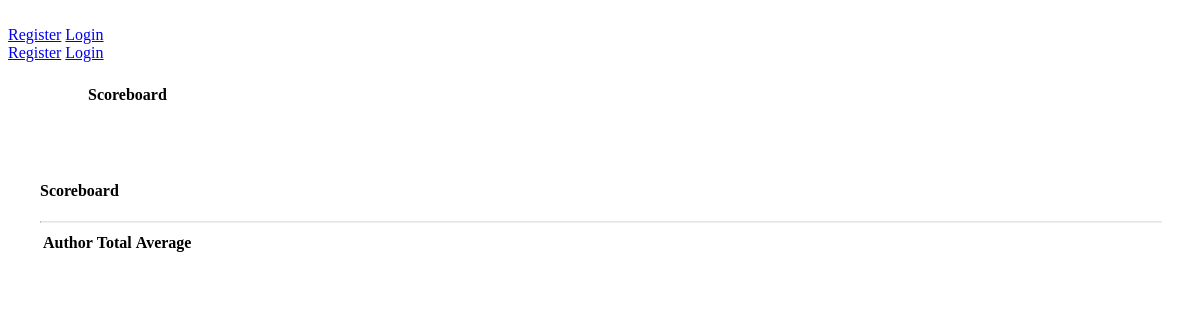
/story/782BEFB6/scoreboard, run on an earlier commit of the app's database.
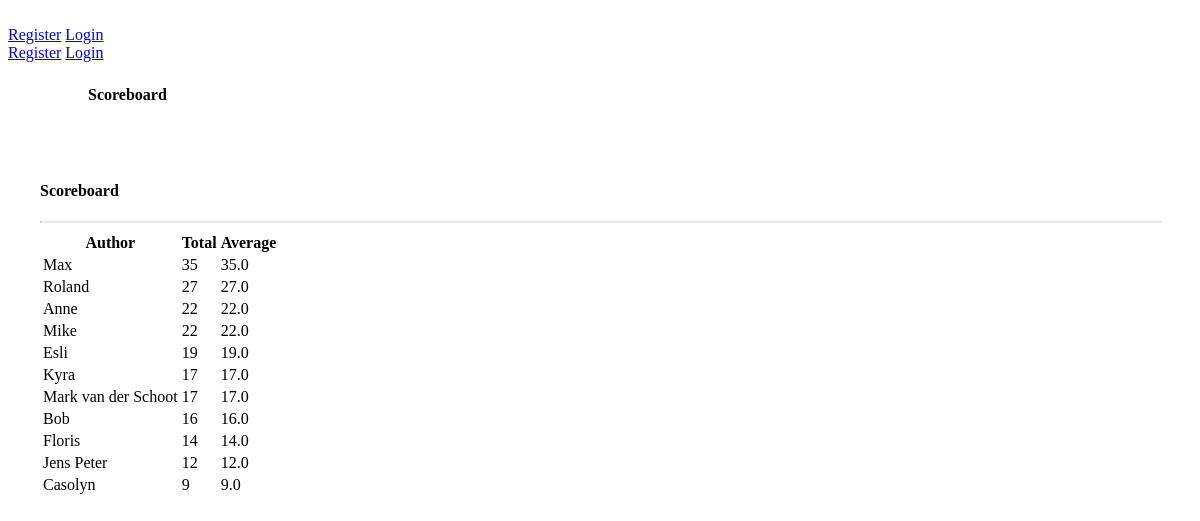
And on a later commit of the database.
### storanonymizer/models.py (models this page shows, shortened)
class User(db.Model):
	id = db.Column(db.Integer, primary_key=True)
	name = db.Column(db.String(80), unique=True)
	password_hash = db.Column(db.String(1024))
	stories = db.relationship("Story", backref="user", lazy="select")
	contributions = db.relationship("Contribution", backref="author", lazy="select")
	votes = db.relationship("Vote", backref="user", lazy="select")

### storanonymizer/views.py (the view)
@app.route("/story/<story_code>/scoreboard")
def story_scoreboard(story_code):
	story = models.Story.query.filter_by(code=story_code).first_or_404();
	rounds = story.rounds
	contributions = []
	for r in rounds:
		if r.public_votes:
			for c in r.contributions:
				c.total_score = sum([vote.value for vote in c.votes])
				contributions.append(c)
	ranking = []
	for author_name, author_contributions in groupby(sorted(contributions, key=attrgetter("author.name")), key=attrgetter("author.name")):
		contrib_list = list(author_contributions)
		ranking.append({"author": author_name, "score": sum([c.total_score for c in contrib_list]), "avg": sum([c.total_score for c in contrib_list]) / len(contrib_list)})
	ranking.sort(key=lambda x: x['score'], reverse=True)
	return render_template("scoreboard.html", story=story, ranking=ranking)

### storanonymizer/templates/scoreboard.html
{% extends "base.html" %}
{% block content %}
<div class="storanonymizer__title-bar mdl-color--primary mdl-color-text--white">
	<h4 class="storanonymizer__title-bar__title">Scoreboard</h4>
	<div class="storanonymizer__title-bar__subtitle">from <a href="{{ url_for('story', story_code=story.code) }}"><span class="bold">{{ story.name }}</span></a></div>
</div>
<div class="storanonymizer__votes-wrapper mdl-grid">
	<div class="storanonymizer__votes__result mdl-cell mdl-cell--6-col mdl-color--white">
		<h4>Scoreboard</h4>
		<hr>
		<table class="mdl-data-table mdl-js-data-table">
			<thead>
				<tr>
          <th class="mdl-data-table__cell--non-numeric">Author</th>
          <th>Total</th>
	  <th>Average</th>
				</tr>
			</thead>
			<tbody>
				{% for ranking_entry in ranking %}
				<tr>
          <td class="mdl-data-table__cell--non-numeric">{{ ranking_entry.author }}</td>
					<td>{{ ranking_entry.score }}</td>
					<td>{{ ranking_entry.avg }}</td>
				</tr>
				{% endfor %}
			</tbody>
		</table>
	</div>
</div>
{% endblock %}

### storanonymizer/templates/base.html (shortened to what this page needs)
<!doctype html>
<html lang="en">
	<head>
		<link rel="stylesheet" href="https://code.getmdl.io/1.2.1/material.teal-amber.min.css" />
		<link rel="stylesheet" href="{{ url_for('static', filename='styles.css') }}">
	</head>
	<body>
		<div class="mdl-layout mdl-js-layout mdl-layout--fixed-header">
			<header class="mdl-layout__header mdl-layout__header--scroll">
				<div class="mdl-layout__header-row">
					<span class="mdl-layout-title"><a href="{{ url_for('index') }}">Storanonymizer</a></span>
					<nav class="mdl-navigation mdl-layout--large-screen-only">
					{% if current_user.is_authenticated %}
						<span class="mdl-navigation__link">
							<button id="storanonymizer_user-option-menu" class="mdl-button mdl-js-button mdl-color-text--white">
								{{ current_user.name }} <i class="material-icons">arrow_drop_down</i>
							</button>
							<ul class="mdl-menu mdl-menu--bottom-left mdl-js-menu" for="storanonymizer_user-option-menu">
								<a class="mdl-menu__item" href="{{ url_for('my_stories') }}">My Stories</a>
								<a class="mdl-menu__item" href="{{ url_for('my_contributions') }}">My Contributions</a>
								<a class="mdl-menu__item mdl-color-text--red" href="{{ url_for('logout') }}">Logout</a>
							</ul>
						</span>
					{% else %}
						<span class="mdl-navigation__link"><a class="mdl-button mdl-js-button mdl-color-text--grey-50" href="{{ url_for('register') }}">Register</a></span>
						<span class="mdl-navigation__link"><a class="mdl-button mdl-js-button mdl-button--raised mdl-button--accent" href="{{ url_for('login') }}">Login</a></span>
					{% endif %}
					</nav>
				</div>
			</header>
			<div class="mdl-layout__drawer mdl-layout--small-screen-only">
			{% if current_user.is_authenticated %}
				<span class="mdl-layout-title">{{ current_user.name }}</span>
				<nav class="mdl-navigation">
					<a class="mdl-navigation__link" href="{{ url_for('index') }}"><i class="material-icons">home</i> Home</a>
					<a class="mdl-navigation__link" href="{{ url_for('my_stories') }}">My Stories</a>
					<a class="mdl-navigation__link" href="{{ url_for('my_contributions') }}">My Contributions</a>
					<a class="mdl-navigation__link mdl-color-text--red" href="{{ url_for('logout') }}">Logout</a>
				</nav>
			{% else %}
				<a class="mdl-button mdl-js-button" href="{{ url_for('register') }}">Register</a>
				<a class="mdl-button mdl-js-button mdl-button--raised mdl-button--accent" href="{{ url_for('login') }}">Login</a>
			{% endif %}
			</div>
			<main class="mdl-layout__content">
				<div class="page-content">{% block content %}{% endblock %}</div>
			</main>
		</div>
	</body>
</html>

### storanonymizer/static/styles.css (style rules this page uses)
.page-content { min-height: calc(100vh - 148px); }
.mdl-layout-title a { color: rgba(255,255,255,0.87); text-decoration: none; }
.mdl-layout__header { color: rgba(255,255,255,0.87); }
.storanonymizer__title-bar { padding: 24px 40px 24px 80px; }
.storanonymizer__title-bar__title { margin: 0; }
.storanonymizer__title-bar__subtitle { color: rgba(255,255,255,0.78); font-size: 1.2rem; }
.storanonymizer__title-bar__subtitle a { color: rgba(255,255,255,0.87); text-decoration: none; }
.storanonymizer__votes-wrapper { -webkit-flex-flow: column wrap; flex-flow: column wrap; -webkit-align-items: center; align-items: center; }
.storanonymizer__votes__my-votes, .storanonymizer__votes__result, .storanonymizer__votes__user-vote { padding: 32px; }
.storanonymizer__votes__my-votes h4, .storanonymizer__votes__result h4 { margin-top: 0; }
.bold { font-weight: bold; }
hr { border-top: 1px solid rgba(0,0,0,.1); width: 100%; }

What changed in the data, as far as the page shows it:
now on this page (row unchanged): User: author "Max", score "35", avg "35.0"
added User: author "Roland", score "27", avg "27.0"
added User: author "Anne", score "22", avg "22.0"
added User: author "Mike", score "22", avg "22.0"
added User: author "Esli", score "19", avg "19.0"
added User: author "Kyra", score "17", avg "17.0"
added User: author "Mark van der Schoot", score "17", avg "17.0"
added User: author "Bob", score "16", avg "16.0"
added User: author "Floris", score "14", avg "14.0"
added User: author "Jens Peter", score "12", avg "12.0"
added User: author "Casolyn", score "9", avg "9.0"
